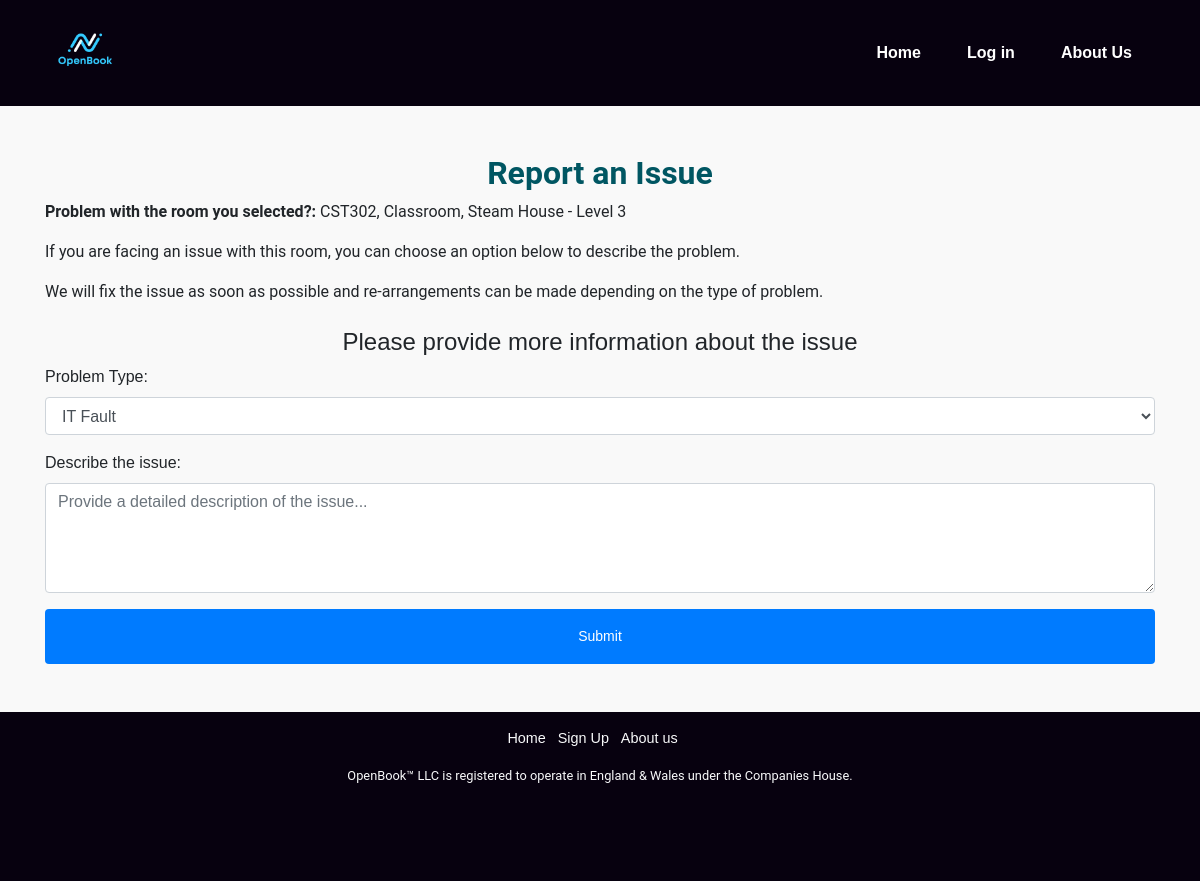
Screenshot of /ReportPage.php?roomID=9 with the database file from the repository.
### tables this page shows
CREATE TABLE `rooms` (
  `roomID` int(11) NOT NULL,
  `building` int(11) NOT NULL,
  `roomName` varchar(255) NOT NULL,
  `roomDesc` text DEFAULT NULL,
  `roomImg` text DEFAULT NULL,
  `floor` int(11) NOT NULL,
  `capacity` int(11) NOT NULL,
  `roomType` enum('Classroom','Hall','Lab') DEFAULT NULL
);

CREATE TABLE `buildings` (
  `buildingID` int(11) NOT NULL,
  `buildingName` varchar(255) NOT NULL,
  `buildingDesc` text DEFAULT NULL,
  `buildingImg` text DEFAULT NULL,
  `levels` int(11) NOT NULL,
  `helpline` varchar(255) DEFAULT NULL,
  `streetName` varchar(255) NOT NULL,
  `city` varchar(255) NOT NULL,
  `postCode` varchar(255) NOT NULL
);

### ReportPage.php (the view, shortened to what this page needs)
<?php
include 'resources/html_construct.php';
include 'resources/database.php';
$roomID = isset($_GET['roomID']) ? intval($_GET['roomID']) : 0;
$roomDetails = null;
if ($roomID > 0) {
    $sql = "SELECT r.roomName, r.roomType, r.floor, b.buildingName
            FROM rooms r
            JOIN buildings b ON r.building = b.buildingID
            WHERE r.roomID = ?";
    $stmt = $conn->prepare($sql);
    $stmt->bind_param("i", $roomID);
    $stmt->execute();
    $result = $stmt->get_result();
    if ($result->num_rows > 0) {
        $roomDetails = $result->fetch_assoc();
    }
}
?>
<!DOCTYPE html>
<html lang="en">
<head>
</head>
<body>
    <header>
    </header>
    <div class="container mt-5">
        <h2 class="text-center">Report an Issue</h2>
        <?php if ($roomDetails): ?>
            <p><strong>Problem with the room you selected?:</strong>
            <?php echo htmlspecialchars($roomDetails['roomName']) . ', '
                . htmlspecialchars($roomDetails['roomType']) . ', '
                . htmlspecialchars($roomDetails['buildingName'])
                . ' - Level ' . htmlspecialchars($roomDetails['floor']); ?>
            </p>
        <?php else: ?>
            <p class="text-center text-danger">Room details not found.</p>
        <?php endif; ?>
        <p>If you are facing an issue with this room, you can choose an option below to describe the problem.</p>
        <p>We will fix the issue as soon as possible and re-arrangements can be made depending on the type of problem.</p>
        <div class="hidden-form mt-4">
            <h4 class="text-center">Please provide more information about the issue</h4>
            <form method="POST" action="">
                <div class="form-group">
                    <label for="problem_type">Problem Type:</label>
                    <select id="problem_type" name="problem_type" class="form-control" required>
                        <option value="IT">IT Fault</option>
                    </select>
                </div>
                <div class="form-group">
                    <label for="description">Describe the issue:</label>
                    <textarea id="description" name="description" class="form-control" rows="4" placeholder="Provide a detailed description of the issue..." required></textarea>
                </div>
                <button type="submit" class="btn btn-primary btn-block p-3">Submit</button>
            </form>
        </div>
    </div>
</body>
</html>

### public_html/style/main.css (style rules this page uses)
* { margin: 0; padding: 0; box-sizing: border-box; }
h1, h2, h3 { font-family: 'Roboto', sans-serif; font-weight: 700; }
p { font-family: 'Roboto', sans-serif; font-weight: 400; }
body { font-family: Arial, sans-serif; background-color: #f9f9f9; margin: 0; padding: 0; display: flex; flex-direction: column; min-height: 100vh; overflow-x: hidden; }
.container { z-index: 5; }
.container h2, .container h3 { color: #005662; }
.btn-primary { background-color: #007bff; border-color: #007bff; color: white; font-size: 14px; padding: 5px 10px; border-radius: 4px; }
.btn { border-color: #f4f4f400; color: white; font-size: 14px; padding: 5px 10px; border-radius: 4px; }

### rows the page displays
rooms: roomName "CST302", roomType "Classroom", buildings.buildingName "Steam House", floor "3"
